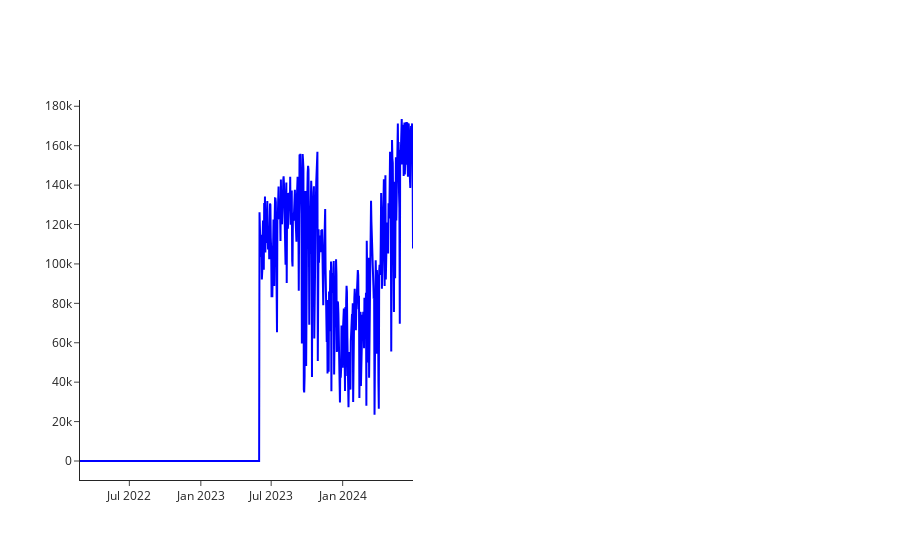

The cell this chart's notebook holds for it:
### Code cell
fig_rides_by_day = make_subplots(rows=1, cols = 2)

fig_rides_by_day.add_trace(
    go.Scatter(
        x=df_rides_by_day['dt'],
        y=df_rides_by_day['n_rides'],
        marker={"color":"blue"},
        mode="lines"
        # width=1,
    ),
    row=1, col=1
)

fig_rides_by_day.add_trace(
    go.Scatter(
        x=df_rides_by_day['dt'],
        y=df_rides_by_day['n_rides'],
        marker={"color":"blue"},
        mode="lines"
        # width=1,
    ),
    row=1, col=1
)

fig_rides_by_day.update_layout(
    template="simple_white"
)

fig_rides_by_day.show()

### Figure 1 — Plotly figure (JSON) as saved in the notebook; plotly's stock layout.template omitted (floating-point values rounded to 4 significant figures; data arrays with more than 128 entries replaced by an {"elided": "..."} marker saying what was removed)
{"data": [{"marker": {"color": "blue"}, "mode": "lines", "type": "scatter", "x": {"elided": "432 str values"}, "xaxis": "x", "y": {"elided": "432 int values"}, "yaxis": "y"}], "layout": {"autosize": true, "xaxis": {"anchor": "y", "autorange": true, "domain": [0, 0.45], "range": ["2022-02-24", "2024-06-30"], "type": "date"}, "xaxis2": {"anchor": "y2", "domain": [0.55, 1]}, "yaxis": {"anchor": "x", "autorange": true, "domain": [0, 1], "range": [-9641.0, 183200.0], "type": "linear"}, "yaxis2": {"anchor": "x2", "domain": [0, 1]}}}
